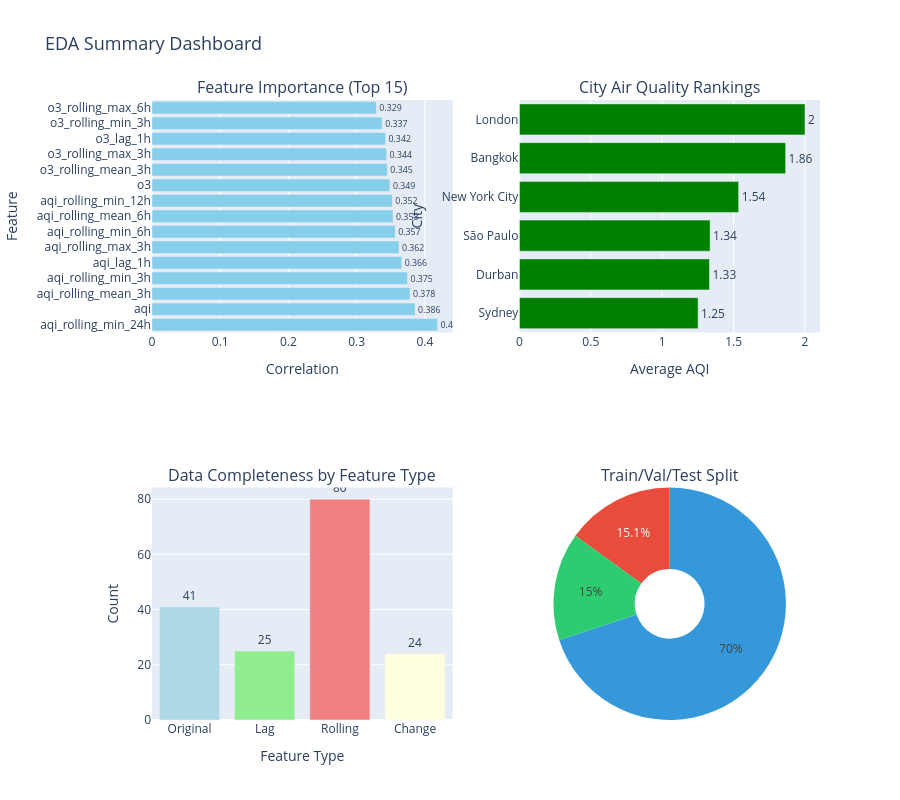

Notebook source saved alongside this figure:
### Code cell
# Create final summary dashboard
fig = make_subplots(
    rows=2, cols=2,
    subplot_titles=(
        'Feature Importance (Top 15)',
        'City Air Quality Rankings',
        'Data Completeness by Feature Type',
        'Train/Val/Test Split'
    ),
    specs=[
        [{"type": "bar"}, {"type": "bar"}],
        [{"type": "bar"}, {"type": "pie"}]
    ]
)

# 1. Top features
top_15 = top_corr_features.head(15)
fig.add_trace(
    go.Bar(x=top_15.values, y=top_15.index, orientation='h',
           marker_color='skyblue', text=top_15.values.round(3),
           textposition='outside'),
    row=1, col=1
)

# 2. City rankings
city_avg = df.groupby('city_name')['aqi'].mean().sort_values()
colors = ['green' if x <= 2 else 'orange' if x <= 3 else 'red' for x in city_avg.values]
fig.add_trace(
    go.Bar(x=city_avg.values, y=city_avg.index, orientation='h',
           marker_color=colors, text=city_avg.values.round(2),
           textposition='outside'),
    row=1, col=2
)

# 3. Feature type completeness
feature_types = {
    'Original': len([c for c in df.columns if not any(x in c for x in ['lag', 'rolling', 'change'])]),
    'Lag': len([c for c in df.columns if 'lag' in c]),
    'Rolling': len([c for c in df.columns if 'rolling' in c]),
    'Change': len([c for c in df.columns if 'change' in c])
}
fig.add_trace(
    go.Bar(x=list(feature_types.keys()), y=list(feature_types.values()),
           marker_color=['lightblue', 'lightgreen', 'lightcoral', 'lightyellow'],
           text=list(feature_types.values()), textposition='outside'),
    row=2, col=1
)

# 4. Dataset split
split_data = {
    'Train': len(train_df),
    'Validation': len(val_df),
    'Test': len(test_df)
}
fig.add_trace(
    go.Pie(labels=list(split_data.keys()), values=list(split_data.values()),
           hole=0.3, marker_colors=['#3498db', '#2ecc71', '#e74c3c']),
    row=2, col=2
)

# Update layout
fig.update_xaxes(title_text="Correlation", row=1, col=1)
fig.update_yaxes(title_text="Feature", row=1, col=1)
fig.update_xaxes(title_text="Average AQI", row=1, col=2)
fig.update_yaxes(title_text="City", row=1, col=2)
fig.update_xaxes(title_text="Feature Type", row=2, col=1)
fig.update_yaxes(title_text="Count", row=2, col=1)

fig.update_layout(height=800, showlegend=False, 
                  title_text="EDA Summary Dashboard", title_font_size=18)

fig.show()

# Save dashboard
summary_path = project_root / 'notebooks' / 'eda_summary_dashboard.html'
fig.write_html(str(summary_path))
print(f"\n✅ Summary dashboard saved to: {summary_path}")

### Figure 1 — Plotly figure (JSON) as saved in the notebook; plotly's stock layout.template omitted (floating-point values rounded to 4 significant figures)
{"data": [{"marker": {"color": "skyblue"}, "orientation": "h", "text": [0.419, 0.386, 0.378, 0.375, 0.366, 0.362, 0.357, 0.353, 0.352, 0.349, 0.345, 0.344, 0.342, 0.337, 0.329], "textposition": "outside", "type": "bar", "x": [0.4185, 0.3856, 0.3781, 0.3745, 0.366, 0.362, 0.3565, 0.3533, 0.3522, 0.3487, 0.3449, 0.3438, 0.3423, 0.3373, 0.3288], "xaxis": "x", "y": ["aqi_rolling_min_24h", "aqi", "aqi_rolling_mean_3h", "aqi_rolling_min_3h", "aqi_lag_1h", "aqi_rolling_max_3h", "aqi_rolling_min_6h", "aqi_rolling_mean_6h", "aqi_rolling_min_12h", "o3", "o3_rolling_mean_3h", "o3_rolling_max_3h", "o3_lag_1h", "o3_rolling_min_3h", "o3_rolling_max_6h"], "yaxis": "y"}, {"marker": {"color": ["green", "green", "green", "green", "green", "green"]}, "orientation": "h", "text": [1.25, 1.33, 1.34, 1.54, 1.86, 2.0], "textposition": "outside", "type": "bar", "x": [1.252, 1.331, 1.335, 1.535, 1.865, 2.0], "xaxis": "x2", "y": ["Sydney", "Durban", "São Paulo", "New York City", "Bangkok", "London"], "yaxis": "y2"}, {"marker": {"color": ["lightblue", "lightgreen", "lightcoral", "lightyellow"]}, "text": ["41", "25", "80", "24"], "textposition": "outside", "type": "bar", "x": ["Original", "Lag", "Rolling", "Change"], "xaxis": "x3", "y": [41, 25, 80, 24], "yaxis": "y3"}, {"domain": {"x": [0.55, 1], "y": [0, 0.375]}, "hole": 0.3, "labels": ["Train", "Validation", "Test"], "marker": {"colors": ["#3498db", "#2ecc71", "#e74c3c"]}, "type": "pie", "values": [650, 139, 140]}], "layout": {"annotations": [{"font": {"size": 16}, "showarrow": false, "text": "Feature Importance (Top 15)", "x": 0.225, "xanchor": "center", "xref": "paper", "y": 1, "yanchor": "bottom", "yref": "paper"}, {"font": {"size": 16}, "showarrow": false, "text": "City Air Quality Rankings", "x": 0.775, "xanchor": "center", "xref": "paper", "y": 1, "yanchor": "bottom", "yref": "paper"}, {"font": {"size": 16}, "showarrow": false, "text": "Data Completeness by Feature Type", "x": 0.225, "xanchor": "center", "xref": "paper", "y": 0.375, "yanchor": "bottom", "yref": "paper"}, {"font": {"size": 16}, "showarrow": false, "text": "Train/Val/Test Split", "x": 0.775, "xanchor": "center", "xref": "paper", "y": 0.375, "yanchor": "bottom", "yref": "paper"}], "height": 800, "showlegend": false, "title": {"font": {"size": 18}, "text": "EDA Summary Dashboard"}, "xaxis": {"anchor": "y", "domain": [0, 0.45], "title": {"text": "Correlation"}}, "xaxis2": {"anchor": "y2", "domain": [0.55, 1], "title": {"text": "Average AQI"}}, "xaxis3": {"anchor": "y3", "domain": [0, 0.45], "title": {"text": "Feature Type"}}, "yaxis": {"anchor": "x", "domain": [0.625, 1], "title": {"text": "Feature"}}, "yaxis2": {"anchor": "x2", "domain": [0.625, 1], "title": {"text": "City"}}, "yaxis3": {"anchor": "x3", "domain": [0, 0.375], "title": {"text": "Count"}}}}
